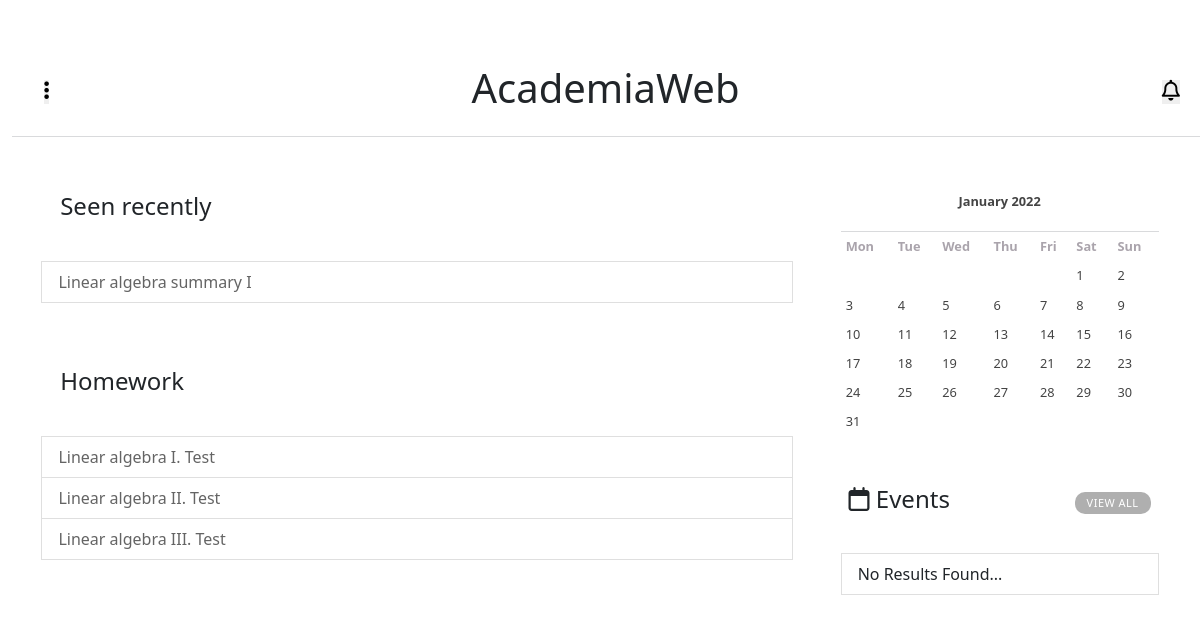
The page /academiaweb/home/ (signed in) on the database as committed earlier.
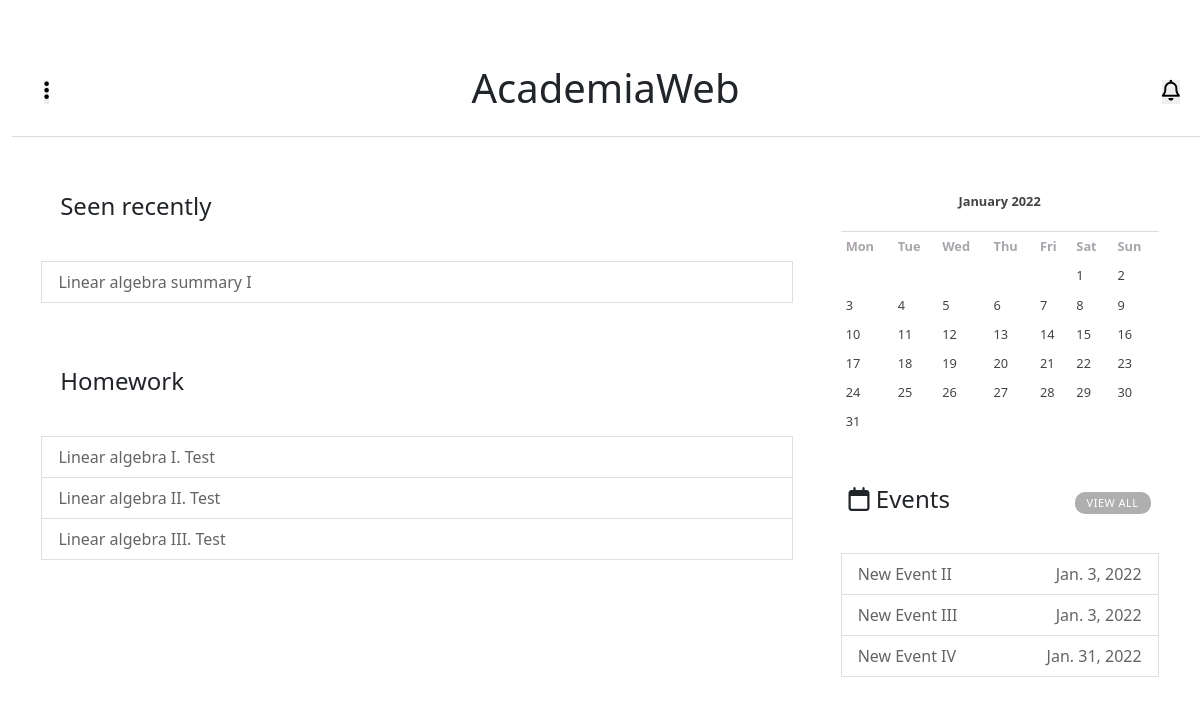
The same page on the database as committed later.
### main_app/models.py (models this page shows, shortened)
class History(models.Model):
    student     = models.ForeignKey(to='users.Students',on_delete=models.CASCADE)
    content_id  = models.ForeignKey(Content,on_delete=models.CASCADE)
    topic_id    = models.ForeignKey(Topic,on_delete=models.CASCADE)
    course_id   = models.ForeignKey(Courses,on_delete=models.CASCADE)
    seen        = models.DateTimeField(auto_now_add=timezone.now())
    def __str__(self):
        return f"{self.content_id.name}"

class Content(models.Model):
    id       = models.AutoField(primary_key=True)
    topic    = models.ForeignKey(Topic,on_delete=models.CASCADE)
    name     = models.CharField(max_length=50)
    field    = models.FileField(upload_to=upload_location_content)
    created  = models.DateTimeField(auto_now_add=timezone.now())
    class Meta():
        verbose_name        = 'Content'
        verbose_name_plural = 'Contents'

class School_Assignment(models.Model):
    topic    = models.ForeignKey(Topic,on_delete=models.CASCADE)
    title    = models.CharField(max_length=50)
    instructions = models.TextField()
    file     = models.FileField(upload_to=location_assignment,null=True,blank=True)
    deadline = models.DateField(null=True,blank=True)
    created  = models.DateTimeField(auto_now=datetime.datetime.now())
    def __str__(self):
        return self.title
    def get_absolute_url(self):
        return f"academiaweb/courses/{self.topic.course.id}/topic/{self.topic.id}/assignments/{self.id}"

class Events(models.Model):
    id          = models.AutoField(primary_key=True)
    title       = models.CharField(max_length=50)
    message     = models.TextField()
    event_date  = models.DateField()
    year        = models.ForeignKey(SchoolYears,on_delete=models.CASCADE)
    created     = models.DateTimeField(auto_now_add=datetime.datetime.now())
    class Meta():
        verbose_name        = 'Event'
        verbose_name_plural = 'Events'

### main_app/views.py (the view)
# urls.py: path('home/',views.HomeView,name='home'),
@login_required(login_url='login')
def HomeView(request):
    calendar = GetCalendar.calendar()
    events   = Events.objects.filter(event_date__month=timezone.now().month).all()
    list1        = UserObjs.request_user(request.user)['list1']
    list2        = UserObjs.request_user(request.user)['list2']
    user_request = UserObjs.request_user(request.user)['user_request']
    context = {
                'calendar' : calendar,
                'events'   : events,
                'user_request':user_request,
                'list1'    : list1,
                'list2'    : list2
    }
    return render(request,'home.html',context)

### main_app/utils.py (called while the page is built, shortened)
    def calendar():
        year     = timezone.now().year
        month    = timezone.now().month
        calendar = HTMLCalendar().formatmonth(theyear=year,themonth=month)
        return calendar

    def request_user(user):
        user = UserAccount.objects.get(email=user)
        user_request = {}
        if user.groups.all()[0].name == 'Students':
            student = Students.objects.get(user=user)
            user_request['title1'] = 'Seen recently '
            list1  = History.objects.filter(student=student).order_by('-seen')[0:5]
            user_request['title2'] = 'Homework'
            course = Courses.objects.filter(year=student.year)
            list2  = School_Assignment.objects.filter(topic__in=Topic.objects.filter(course__in=course))[0:5]
        else:
            user_request['title1']  = 'Students'
            list1  = Students.objects.all()[0:5]
            user_request['title2']  = 'Teachers'
            list2  = Teachers.objects.all()[0:5]
        return {'user_request':user_request,'list1':list1,'list2':list2}

### users/models.py (called while the page is built)
    def __str__(self):
        return self.email

### main_app/templates/home.html (shortened to what this page needs)
{% extends 'base_home.html' %}
{% load static %}
{% block content %}
<link rel="stylesheet" href="{% static 'main_app/css/home.css' %}">
<div class="content">
    <ul class="list-group">
        <div class="first_request">
            <div class="content-title">
                <h4>{{user_request.title1}}</h4>
            </div>
            {% if list1 %}
            {% for r in list1 %}
            <li class="list-group-item">
                <a href=
                "
                {% if get_absolute_url %}
                /{{r.get_absolute_url}}
                {% else %}
                {{r.content_id.field.url}}
                {% endif %}
                "
                >
                    <p id="info1">{{r}}</p>
                </a>
            </li>
            {% endfor %}
            {% else %}
            <li class="list-group-item">No Results Found...</li>
            {% endif %}
        </div>
        <div class="second_request" style="margin: 2rem 0 0 0;">
            <div class="content-title">
                <h4>{{user_request.title2}}</h4>
            </div>
            {% if list2 %}
            {% for r in list2 %}
            <li class="list-group-item">
                <a href="/{{r.get_absolute_url}}">
                    <p id="info1">{{r}}</p>
                </a>
            </li>
            {% endfor %}
            {% else %}
            <li class="list-group-item">No Results Found...</li>
            {% endif %}
        </div>
    </ul>
    <div class="events">
        <div class="calendar">
            {{calendar|safe}}
        </div>
        <div class="content-title">
            <h4><i class="far fa-calendar"></i> Events</h4>
            <a href="{% url 'events_list' %}">View All</a>
        </div>
        {% if events %}{% for event in events %}
        <li class="list-group-item">
            <a href="{% url 'event_data' event.id  %}">
                <p id="info1">{{event.title}}</p>
                <p id="info2">{{event.event_date}}</p>
            </a>
        </li>
        {% endfor %}{% else %}
        <li class="list-group-item">
            No Results Found...
        </li>{% endif %}
    </div>
</div>
{% endblock %}

Rows that differ between the two databases and show on the page:
added Events: title "New Event II", event_date "Jan. 3, 2022"
added Events: title "New Event III", event_date "Jan. 3, 2022"
added Events: title "New Event IV", event_date "Jan. 31, 2022"
Other text that changed with them:
text no longer shown: "No Results Found..."
